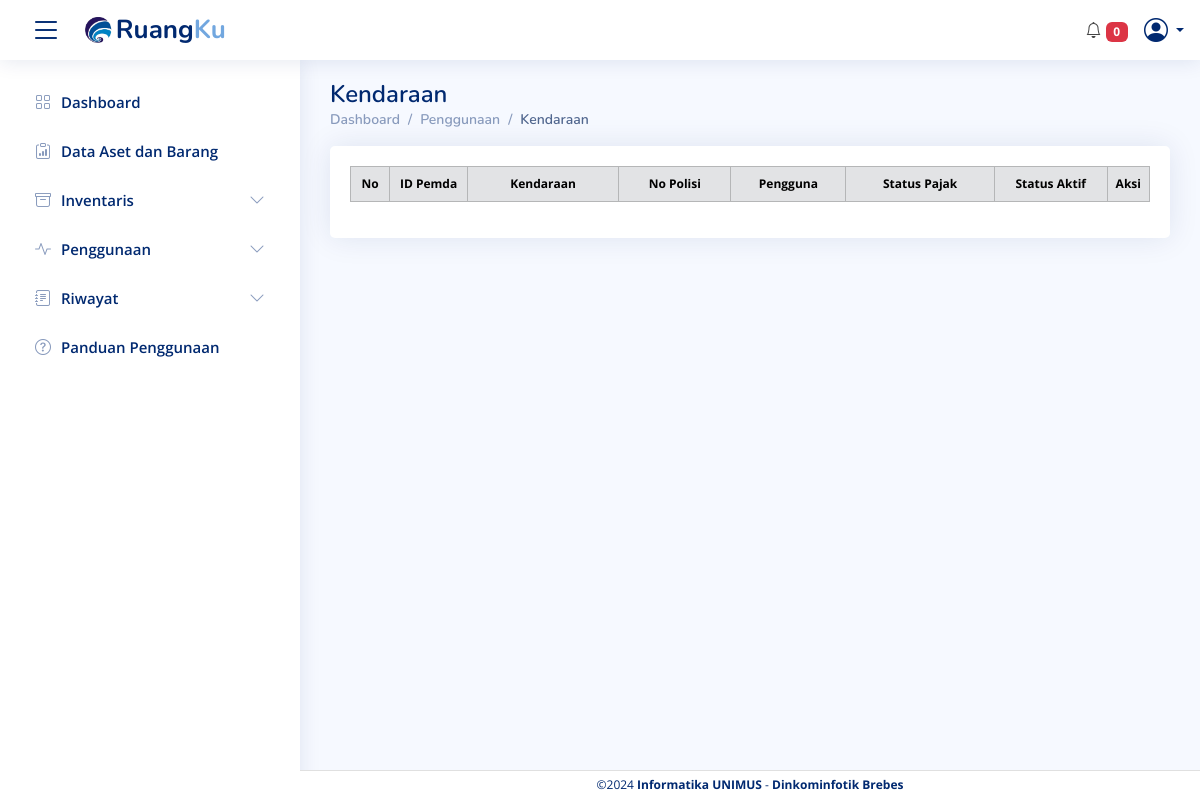
Before: /kendaraan.php with the older database file.
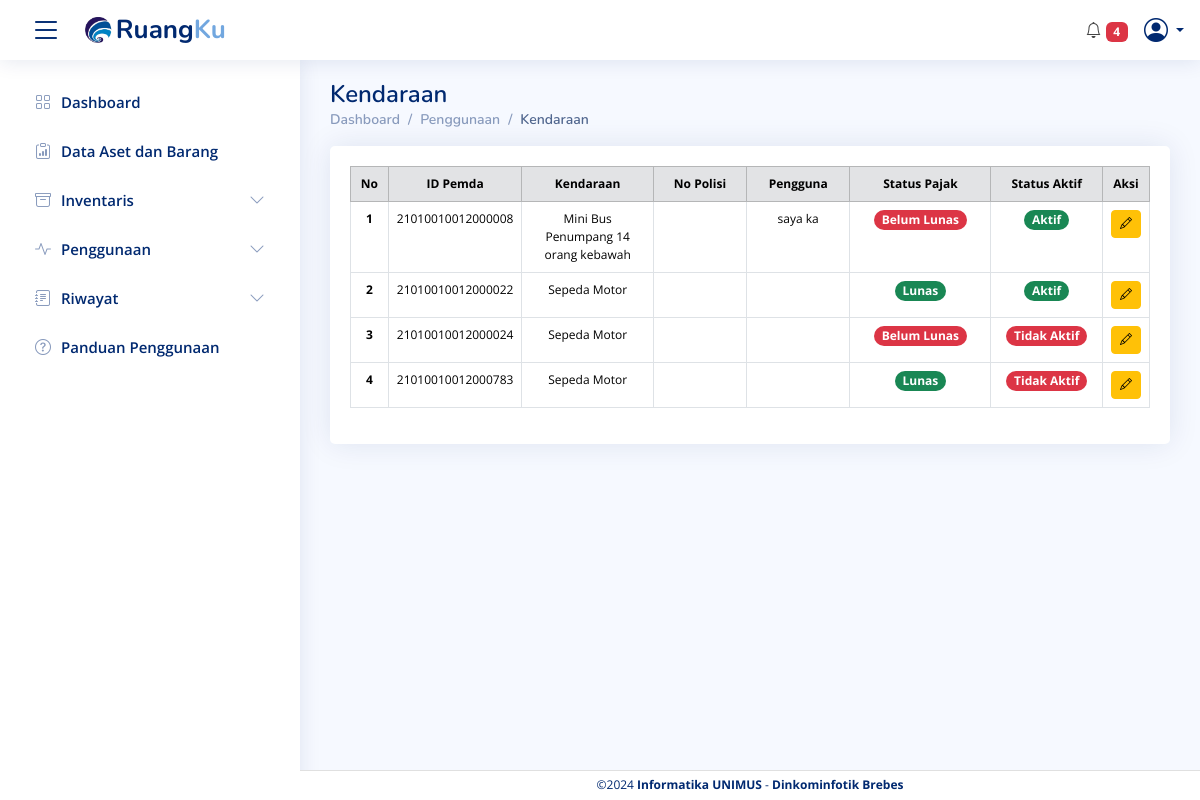
After: the same page with the newer database file.
### tables this page shows
CREATE TABLE `data_barang` (
  `id_barang_pemda` varchar(50) NOT NULL,
  `kode_barang` varchar(50) NOT NULL,
  `nama_barang` varchar(100) NOT NULL,
  `no_regristrasi` varchar(50) DEFAULT NULL,
  `kode_pemilik` varchar(50) DEFAULT NULL,
  `id_ruang_asal` varchar(100) DEFAULT NULL,
  `nama_ruang_asal` varchar(100) DEFAULT NULL,
  `bidang_ruang_asal` varchar(100) DEFAULT NULL,
  `tempat_ruang_asal` varchar(100) DEFAULT NULL,
  `id_ruang_sekarang` varchar(100) DEFAULT NULL,
  `bidang_ruang_sekarang` varchar(100) DEFAULT NULL,
  `tempat_ruang_sekarang` varchar(100) DEFAULT NULL,
  `tgl_pembelian` date DEFAULT NULL,
  `tgl_pembukuan` date DEFAULT NULL,
  `merk` varchar(100) DEFAULT NULL,
  `type` varchar(100) DEFAULT NULL,
  `kategori` varchar(100) DEFAULT NULL,
  `ukuran_CC` varchar(50) DEFAULT NULL,
  `no_pabrik` varchar(50) DEFAULT NULL,
  `no_rangka` varchar(50) DEFAULT NULL,
  `no_bpkb` varchar(50) DEFAULT NULL,
  `bahan` varchar(100) DEFAULT NULL,
  `no_mesin` varchar(50) DEFAULT NULL,
  `no_polisi` varchar(50) DEFAULT NULL,
  `masa_stnk` date DEFAULT NULL,
  `masa_no_polisi` date DEFAULT NULL,
  `status_stnk` varchar(20) DEFAULT NULL,
  `status_no_polisi` varchar(20) DEFAULT NULL,
  `tgl_bayar_stnk` date DEFAULT NULL,
  `tgl_bayar_no_polisi` date DEFAULT NULL,
  `pengguna` varchar(1000) DEFAULT NULL,
  `kondisi_barang` varchar(50) DEFAULT NULL,
  `masa_manfaat` varchar(50) DEFAULT NULL,
  `harga_awal` decimal(15,2) DEFAULT NULL,
  `harga_total` decimal(15,2) DEFAULT NULL,
  `keterangan` text,
  `foto_barang` varchar(255) DEFAULT NULL,
  `nama_ruang_sekarang` varchar(100) DEFAULT NULL
);

### proses/kendaraan/get_data_kendaraan.php (called while the page is built, shortened)
<?php
include('koneksi/koneksi.php');
$limit = isset($_GET['limit']) ? (int)$_GET['limit'] : 10;
$page = isset($_GET['page']) ? (int)$_GET['page'] : 1;
$start = ($page - 1) * $limit;
$search_query = "";
$search_params = [];
$param_types = "";
$sql = "SELECT * FROM data_barang WHERE kategori = 'Barang Bergerak (Kendaraan)' $search_query LIMIT ?, ?";
$stmt = mysqli_prepare($conn, $sql);
$param_types .= "ii";
array_push($search_params, $start, $limit);
mysqli_stmt_bind_param($stmt, $param_types, ...$search_params);
mysqli_stmt_execute($stmt);
$result = mysqli_stmt_get_result($stmt);
$query_unpaid_tax = "SELECT * FROM data_barang WHERE kategori = 'Barang Bergerak (Kendaraan)' AND status_stnk = 'Belum Lunas'";
$result_unpaid_tax = mysqli_query($conn, $query_unpaid_tax);
$unpaid_tax_vehicles = [];
while ($row = mysqli_fetch_assoc($result_unpaid_tax)) {
    $unpaid_tax_vehicles[] = $row;
}
$count_unpaid_tax = count($unpaid_tax_vehicles);
$query_unpaid_tax2 = "SELECT * FROM data_barang WHERE kategori = 'Barang Bergerak (Kendaraan)' AND status_no_polisi = 'Tidak aktif'";
$result_unpaid_tax2 = mysqli_query($conn, $query_unpaid_tax2);
$unpaid_tax_vehicles2 = [];
while ($row = mysqli_fetch_assoc($result_unpaid_tax2)) {
    $unpaid_tax_vehicles2[] = $row;
}
$count_unpaid_tax2 = count($unpaid_tax_vehicles2);
$offset = $start;
$no = $offset + 1;
?>

### kendaraan.php (the view, shortened to what the changed rows need)
<?php
include("component/header.php");
include("proses/kendaraan/get_data_kendaraan.php");
?>
<main id="main" class="main">
    <div class="pagetitle">
        <h1>Kendaraan</h1>
    </div>
    <div class="card">
        <div class="card-body" style="padding-top: 20px;">
            <div class="table-responsive">
                <table class="table table-bordered" style="font-size: 14px;">
                    <thead class="table-secondary text-center">
                        <tr>
                            <th scope="col" style="width: 5%;">No</th>
                            <th scope="col" style="width: 10%;">ID Pemda</th>
                            <th scope="col" style="width: 20%;">Kendaraan</th>
                            <th scope="col" style="width: 15%;">No Polisi</th>
                            <th scope="col" style="width: 15%;">Pengguna</th>
                            <th scope="col" style="width: 20%;">Status Pajak</th>
                            <th scope="col" style="width: 20%;">Status Aktif</th>
                            <th scope="col" style="width: 10%;">Aksi</th>
                        </tr>
                    </thead>
                    <tbody>
                        <?php
                        while ($row = mysqli_fetch_assoc($result)) {
                            echo "<tr class='text-center'>";
                            echo "<th scope='row'>{$no}</th>";
                            echo "<td>{$row['id_barang_pemda']}</td>";
                            echo "<td>{$row['nama_barang']}</td>";
                            echo "<td>{$row['no_polisi']}</td>";
                            echo "<td>{$row['pengguna']}</td>";
                            if ($row['status_stnk'] == 'Lunas') {
                                echo "<td><span class='badge rounded-pill bg-success'>{$row['status_stnk']}</span></td>";
                            } else {
                                echo "<td><span class='badge rounded-pill bg-danger'>{$row['status_stnk']}</span></td>";
                            }
                            if ($row['status_no_polisi'] == 'Aktif') {
                                echo "<td><span class='badge rounded-pill bg-success'>{$row['status_no_polisi']}</span></td>";
                            } else {
                                echo "<td><span class='badge rounded-pill bg-danger'>{$row['status_no_polisi']}</span></td>";
                            }
                            echo "<td>
                    <a href='frm_edit_kendaraan.php?id_barang_pemda={$row['id_barang_pemda']}' class='btn btn-warning btn-sm' title='Edit'>
                    <i class='bi bi-pencil'></i>
                    </a>
                    </td>";
                            echo "</tr>";
                            $no++;
                        }
                        ?>
                    </tbody>
                </table>
            </div>
        </div>
    </div>
</main>
<?php include("component/footer.php"); ?>

### component/header.php (shortened to what the changed rows need)
<?php
include("proses/kendaraan/get_data_kendaraan.php");
?>
<!DOCTYPE html>
<html lang="en">
<head>
  <link rel="stylesheet" href="https://cdn.jsdelivr.net/npm/notiflix/dist/notiflix-3.2.6.min.css" />
  <link href="https://cdn.jsdelivr.net/npm/bootstrap@5.3.0/dist/css/bootstrap.min.css" rel="stylesheet">
  <link href="vendor/bootstrap/css/bootstrap.min.css" rel="stylesheet">
  <link href="vendor/bootstrap-icons/bootstrap-icons.css" rel="stylesheet">
  <link href="vendor/boxicons/css/boxicons.min.css" rel="stylesheet">
  <link href="vendor/quill/quill.snow.css" rel="stylesheet">
  <link href="vendor/quill/quill.bubble.css" rel="stylesheet">
  <link href="vendor/remixicon/remixicon.css" rel="stylesheet">
  <link href="vendor/simple-datatables/style.css" rel="stylesheet">
  <link href="https://cdn.jsdelivr.net/npm/bootstrap@5.3.2/dist/css/bootstrap.min.css" rel="stylesheet">
  <link href="css/style.css" rel="stylesheet">
  <link href="css/kita.css" rel="stylesheet">
  <link rel="stylesheet" href="https://cdn.jsdelivr.net/npm/sweetalert2@11/dist/sweetalert2.min.css">
</head>
<body>
<header id="header" class="header fixed-top d-flex align-items-center">
  <nav class="header-nav ms-auto">
    <ul class="d-flex align-items-center">
      <li class="nav-item dropdown pe-3">
        <a class="nav-link" href="#" id="notificationIcon" data-bs-toggle="dropdown" aria-expanded="false">
          <i class="bi bi-bell"></i>
          <span class="badge bg-danger" id="notificationCount">
            <?php echo $count_unpaid_tax + $count_unpaid_tax2; ?>
          </span>
        </a>
      </li>
    </ul>
  </nav>
</header>
</body>
</html>

Changed rows visible on the page:
added data_barang: id_barang_pemda "21010010012000008", nama_barang "Mini Bus Penumpang 14 orang kebawah", pengguna "saya ka", status_stnk "Belum Lunas", status_no_polisi "Aktif"
added data_barang: id_barang_pemda "21010010012000022", nama_barang "Sepeda Motor", status_stnk "Lunas", status_no_polisi "Aktif"
added data_barang: id_barang_pemda "21010010012000024", nama_barang "Sepeda Motor", status_stnk "Belum Lunas", status_no_polisi "Tidak Aktif"
added data_barang: id_barang_pemda "21010010012000783", nama_barang "Sepeda Motor", status_stnk "Lunas", status_no_polisi "Tidak Aktif"
Other visible differences:
$count_unpaid_tax + $count_unpaid_tax2: "0" → "4"
